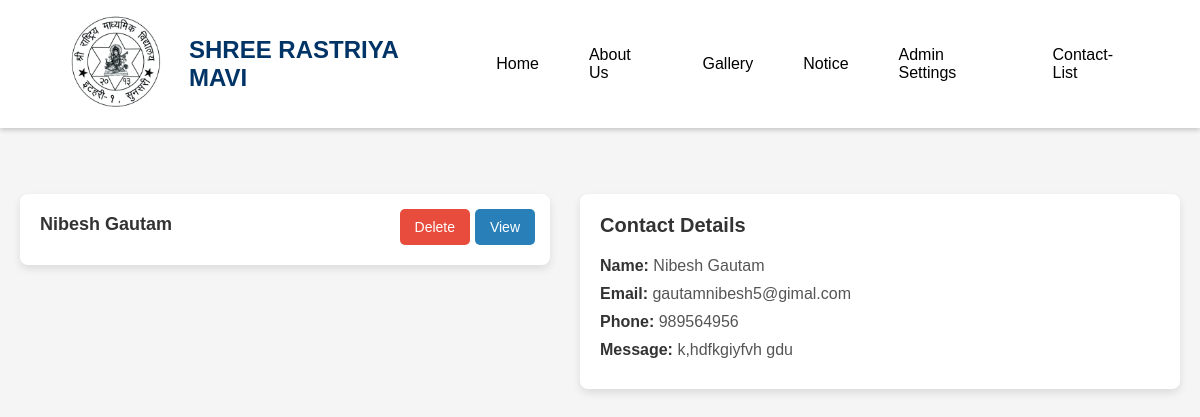
The page /Shree-Rastriya-Secondary-School/contact/list/6/ (signed in) on the database its author committed.
### home/models.py (models this page shows, shortened)
class Contact(models.Model):
    name = models.CharField(max_length=50)
    email = models.EmailField()
    number = models.IntegerField()
    message = models.TextField()

### home/views.py (the view)
# urls.py: path('Shree-Rastriya-Secondary-School/contact/list/<int:contact_id>/',views.contact_detail,name='contact-detail'),
@login_required
def contact_detail(request,contact_id):
    data = models.Contact.objects.get(id=contact_id)
    data_2 = models.Contact.objects.all()
    context = {
        'contact':data,
        'contacts':data_2
    }
    return render(request,'home/contact_list.html',context)

### home/templates/home/contact_list.html (shortened to what this page needs)
{% extends "home/navbar.html" %}
{% load static %}
{% block content %}
<!DOCTYPE html>
<html lang="en">
<head>
    <link rel="stylesheet" href="{% static 'home/css/contact_list.css' %}">
</head>
<body>
    <div class="layout">
        <div class="container">
            {% if contacts %}
                {% for contact in contacts %}
                    <div class="card">
                        <p class="contact-name">{{ contact.name }}</p>
                        <a href="{% url 'home:contact-detail' contact.id %}" class="view-btn">View</a>
                        <a href="{% url 'home:delete-contact' contact.id %}" class="delete-btn">Delete</a>
                    </div>
                {% endfor %}
            {% else %}
                <p>No contacts available.</p>
            {% endif %}
        </div>
        <div class="details-container">
            <h2>Contact Details</h2>
            {% if contact %}
            <div class="details">
                <p><strong>Name:</strong> <span>{{contact.name}}</span></p>
                <p><strong>Email:</strong> <span>{{contact.email}}</span></p>
                <p><strong>Phone:</strong> <span>{{contact.number}}</span></p>
                <p><strong>Message:</strong> <span>{{contact.message}}</span></p>
            </div>
            {% else %}
                <p>Select a contact to see details.</p>
            {% endif %}
        </div>
    </div>
</body>
</html>
{% endblock content %}

### home/static/home/css/navbar.css (style rules this page uses)
* { margin: 0; padding: 0; box-sizing: border-box; }

### home/static/home/css/contact_list.css (style rules this page uses)
* { margin: 0; padding: 0; box-sizing: border-box; }
body { font-family: Arial, sans-serif; background-color: #f5f5f5; color: #333; padding: 20px; }
.layout { display: flex; gap: 30px; margin-top: 30px; }
.container { flex: 1; display: flex; flex-direction: column; gap: 20px; }
.card { width: 100%; padding: 20px; background-color: #fff; border-radius: 8px; box-shadow: 0 4px 8px rgba(0, 0, 0, 0.1); text-align: left; position: relative; cursor: pointer; transition: transform 0.3s ease, background-color 0.3s ease; }
.contact-name { font-size: 18px; font-weight: bold; margin-bottom: 10px; }
.view-btn, .delete-btn { position: absolute; top: 15px; padding: 10px 15px; font-size: 14px; color: #fff; text-decoration: none; border-radius: 5px; transition: background-color 0.3s ease; }
.view-btn { right: 15px; background-color: #2980b9; }
.delete-btn { right: 80px; background-color: #e74c3c; }
.details-container { flex: 2; background-color: #fff; border-radius: 8px; box-shadow: 0 4px 8px rgba(0, 0, 0, 0.1); padding: 20px; max-width: 600px; min-width: 400px; }
.details-container h2 { font-size: 20px; margin-bottom: 20px; }
.details p { margin-bottom: 10px; }
.details span { color: #555; }

### home/templates/home/navbar.html (style rules this page uses)
body { margin: 0; font-family: Arial, sans-serif; background-color: #f4f4f4; }
body { padding-top: 80px; }

### rows shown on the page
Contact: name "Nibesh Gautam", email "gautamnibesh5@gimal.com", number "989564956", message "k,hdfkgiyfvh gdu"
